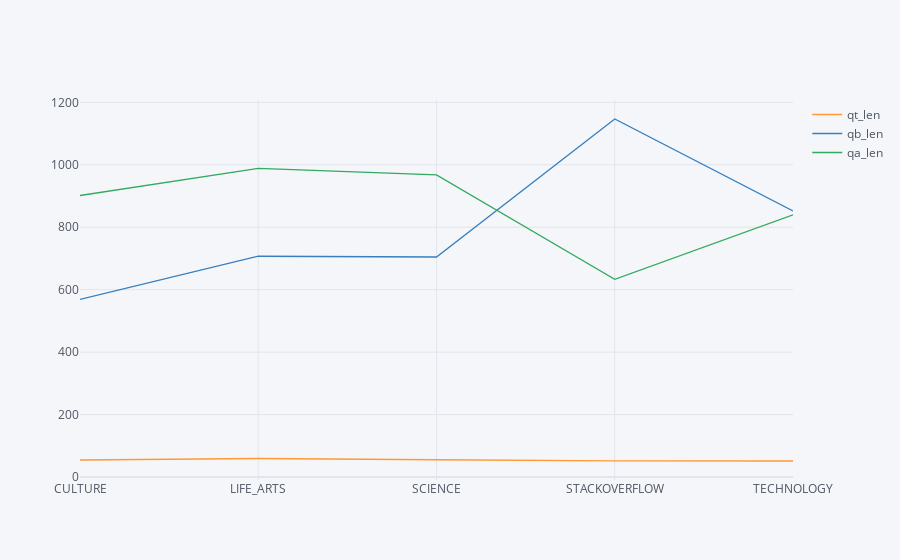

The cell this chart's notebook holds for it:
### Code cell
df_train.groupby('category')['qt_len', 'qb_len', 'qa_len'].mean().iplot()

### Figure 1 — Plotly figure (JSON) as saved in the notebook; plotly's stock layout.template omitted (floating-point values rounded to 4 significant figures)
{"data": [{"line": {"color": "rgba(255, 153, 51, 1.0)", "dash": "solid", "shape": "linear", "width": 1.3}, "mode": "lines", "name": "qt_len", "text": "", "type": "scatter", "x": ["CULTURE", "LIFE_ARTS", "SCIENCE", "STACKOVERFLOW", "TECHNOLOGY"], "y": [54.44, 59.37, 55.25, 51.81, 51.31]}, {"line": {"color": "rgba(55, 128, 191, 1.0)", "dash": "solid", "shape": "linear", "width": 1.3}, "mode": "lines", "name": "qb_len", "text": "", "type": "scatter", "x": ["CULTURE", "LIFE_ARTS", "SCIENCE", "STACKOVERFLOW", "TECHNOLOGY"], "y": [568.7, 707.2, 704.7, 1147.0, 852.2]}, {"line": {"color": "rgba(50, 171, 96, 1.0)", "dash": "solid", "shape": "linear", "width": 1.3}, "mode": "lines", "name": "qa_len", "text": "", "type": "scatter", "x": ["CULTURE", "LIFE_ARTS", "SCIENCE", "STACKOVERFLOW", "TECHNOLOGY"], "y": [901.6, 988.7, 967.6, 633.3, 839.9]}], "layout": {"legend": {"bgcolor": "#F5F6F9", "font": {"color": "#4D5663"}}, "paper_bgcolor": "#F5F6F9", "plot_bgcolor": "#F5F6F9", "title": {"font": {"color": "#4D5663"}}, "xaxis": {"gridcolor": "#E1E5ED", "showgrid": true, "tickfont": {"color": "#4D5663"}, "title": {"font": {"color": "#4D5663"}, "text": ""}, "zerolinecolor": "#E1E5ED"}, "yaxis": {"gridcolor": "#E1E5ED", "showgrid": true, "tickfont": {"color": "#4D5663"}, "title": {"font": {"color": "#4D5663"}, "text": ""}, "zerolinecolor": "#E1E5ED"}}}
